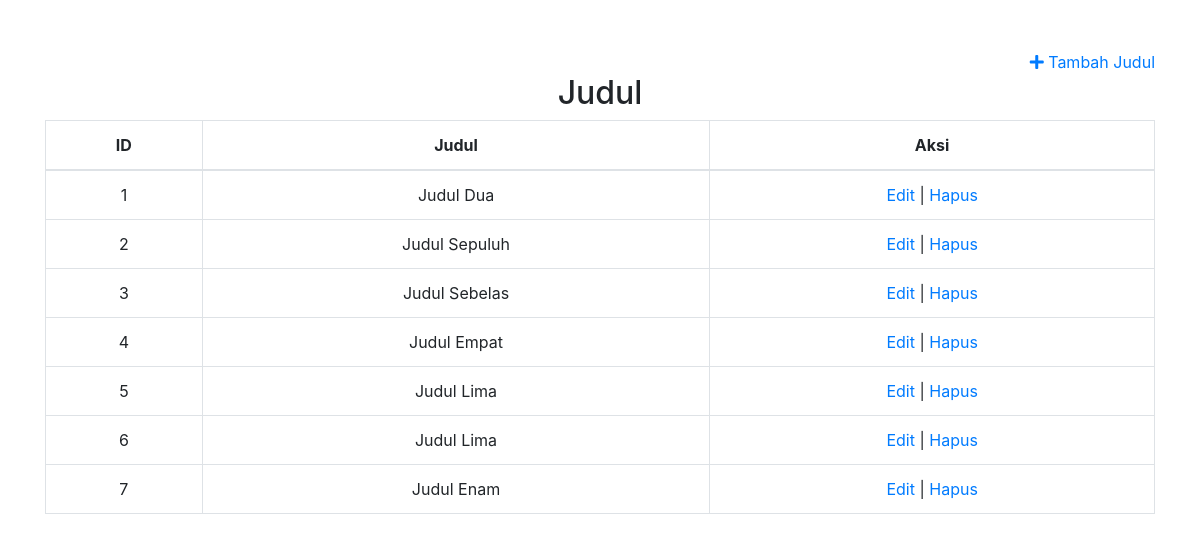
Screenshot of /index.php/judul with the database file from the repository.
### tables this page shows
CREATE TABLE `judul_data` (
  `judul_id` int(11) NOT NULL,
  `judul_nm` varchar(255) NOT NULL
);

### application/controllers/Judul.php (called while the page is built, shortened)
<?php
class Judul extends CI_Controller {
    public function __construct()
    {
        $this->load->model('judul_model');
        $this->load->library('form_validation');
    }
    public function index()
    {
        $data['judul'] = $this->judul_model->getAll();
        $this->load->view('judul/judul', $data);
    }
}

### index.php (called while the page is built, shortened)
<?php
require_once BASEPATH.'core/CodeIgniter.php';

### application/models/Judul_model.php (called while the page is built, shortened)
<?php
class Judul_model extends CI_Model {
    private $_table = "judul_data";
    public function getAll()
    {
      return $this->db->get($this->_table)->result_array();
    }
}

### application/views/judul/judul.php (the view, shortened to what this page needs)
<!DOCTYPE html>
<html lang="en">
<head>
	<link rel="stylesheet" href="https://maxcdn.bootstrapcdn.com/bootstrap/4.0.0/css/bootstrap.min.css">
	<link rel="stylesheet" href="https://cdnjs.cloudflare.com/ajax/libs/font-awesome/5.14.0/css/all.min.css">
</head>
<body>
	<div class="container text-center"  style="margin-top: 50px;">
		<a href="<?php echo site_url('judul/tambah') ?>" class="float-right"><i class="fas fa-plus"></i> Tambah Judul</a>
		<br>
		<h2>Judul</h2>
		<table class="table table-hover table-bordered">
			<thead>
				<tr>
					<th>ID</th>
					<th>Judul</th>
					<th>Aksi</th>
				</tr>
			</thead>
			<tbody>
				<?php
					foreach ($judul as $data) :
				?>
				<tr>
					<td scope="row"><?= $data['judul_id']; ?></td>
					<td><?= $data['judul_nm']; ?></td>
					<td>
						<a href="<?php echo site_url('judul/edit/'.$data['judul_id']) ?>">Edit</a> |
						<a onclick="javascript: return confirm('Anda Yakin Ingin Menghapus Data Ini ?') " href="<?= site_url('judul/hapus/'.$data['judul_id']) ?>">Hapus</a>
					</td>
				</tr>
					<?php endforeach ?>
			</tbody>
		</table>
	</div>
</body>
</html>

### rows the page displays
judul_data: judul_id "1", judul_nm "Judul Dua"
judul_data: judul_id "2", judul_nm "Judul Sepuluh"
judul_data: judul_id "3", judul_nm "Judul Sebelas"
judul_data: judul_id "4", judul_nm "Judul Empat"
judul_data: judul_id "5", judul_nm "Judul Lima"
judul_data: judul_id "6", judul_nm "Judul Lima"
judul_data: judul_id "7", judul_nm "Judul Enam"
